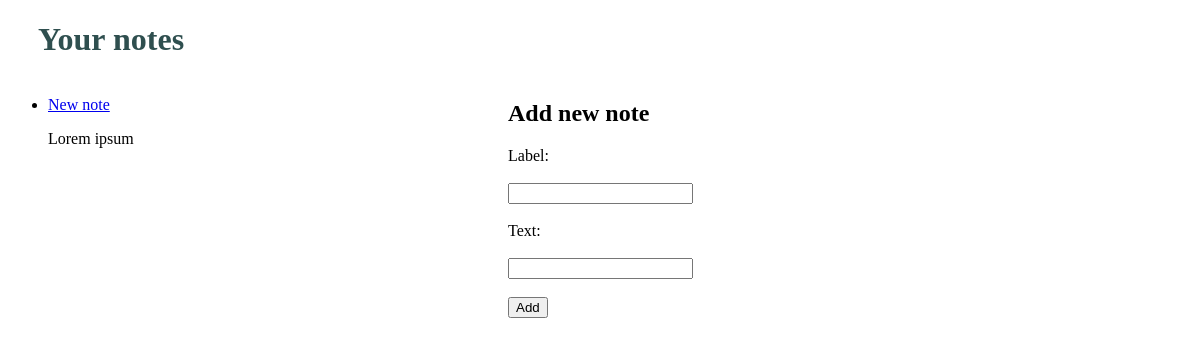
The page /notebook/ on the database as committed earlier.
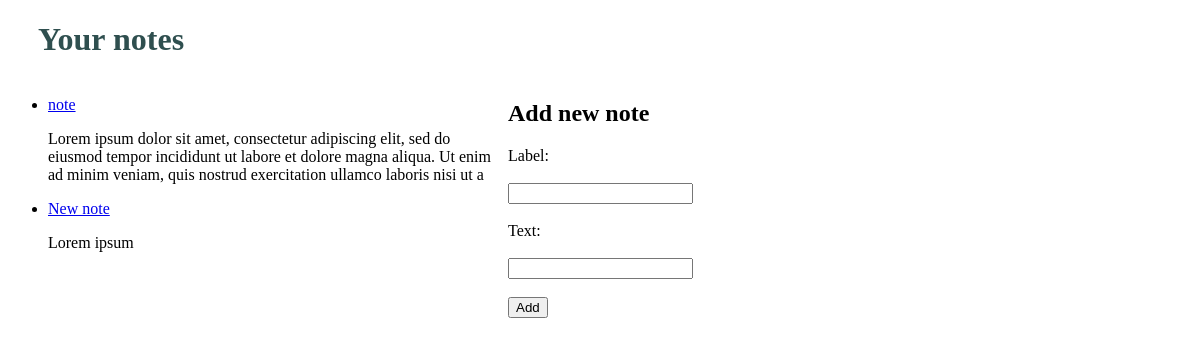
The same page on the database as committed later.
### notebook/models.py (models this page shows, shortened)
class Note(models.Model):
    note_label = models.CharField(max_length=50)
    note_text = models.CharField(max_length=200)
    pub_date = models.DateTimeField('date published')

### notebook/views.py (the view)
# urls.py: path('', views.index, name='index'),
def index(request):
    latest_notes = Note.objects.order_by('-pub_date')[:5]
    template = loader.get_template('index.html')
    context = {
        'latest_notes': latest_notes,
    }
    return HttpResponse(template.render(context, request))

### notebook/templates/index.html (shortened to what this page needs)
<!DOCTYPE html>
{% load static %}
<link rel="stylesheet" type="text/css" href="{% static 'style.css' %}">
<html>
    <head>
        <h1 id="h1">Your notes</h1>
    </head>
    <body>
        <div class="grid-container">
            <div class="grid-item">
                {% if latest_notes %}
                <ul>
                    {% for note in latest_notes %}
                    <li><a href="/notebook/{{ note.id }}/">{{ note.note_label }}</a></li>
                    <p>{{ note.note_text }}</p>
                    {% endfor %}
                </ul>
                {% else %}
                <p>No saved notes.</p>
                {% endif %}
            </div>
            <div class="grid-item">
                <h2>Add new note</h2>
                <form method="POST" action="{% url 'create_note' %}">
                    <label for="label">Label:</label><br><br>
                    <input type="text" id="note_label" name="label"><br><br>
                    <label for="text">Text:</label><br><br>
                    <input type="text" id="note_text" name="text"><br><br>
                    <input type="submit" value="Add">
                </form>
            </div>
        </div>
    </body>
</html>

Rows that differ between the two databases and show on the page:
added Note: note_label "note", note_text "Lorem ipsum dolor sit amet, consectetur adipiscing elit, sed do eiusmod tempor incididunt ut labore et dolore magna aliqua. Ut enim ad minim veniam, quis nostrud exercitation ullamco laboris nisi ut a"
